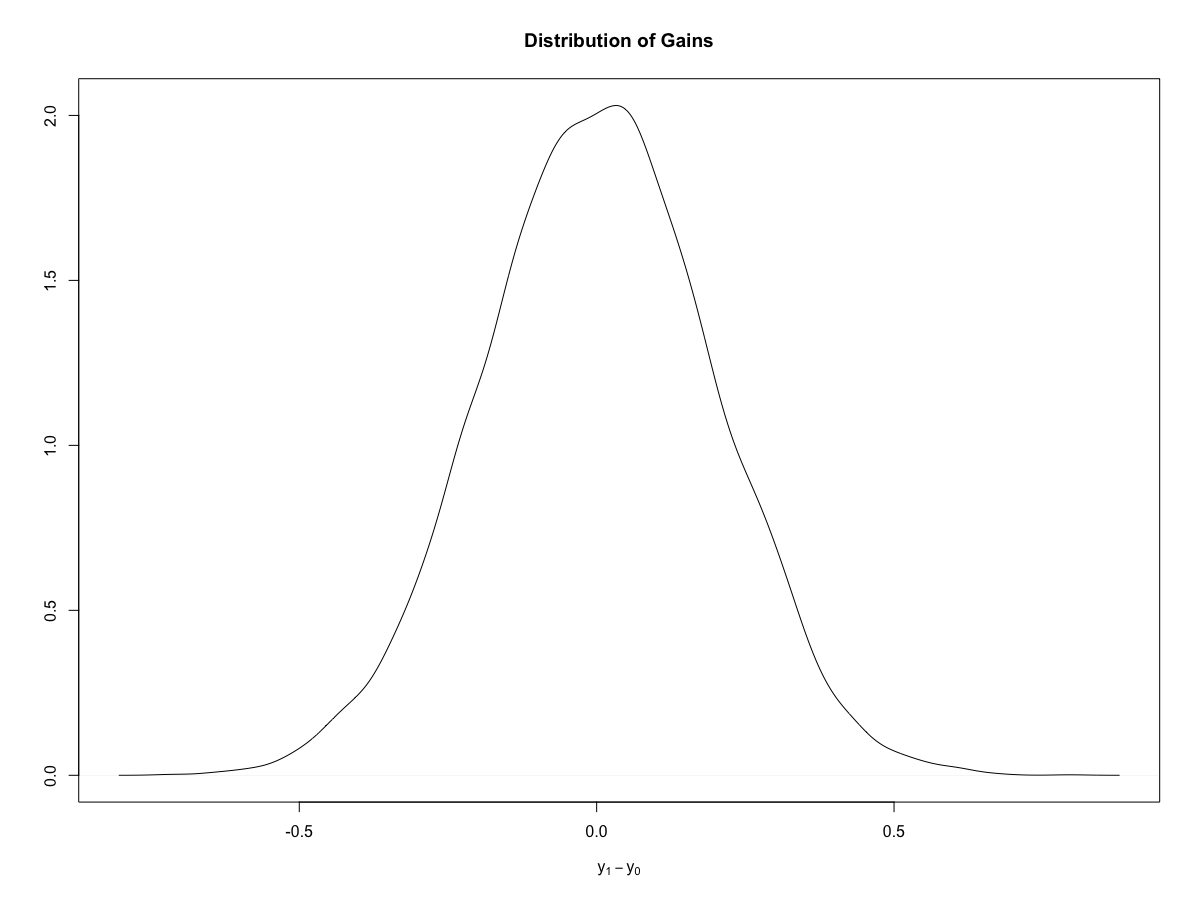

This chart was generated by the following R code:
source('src/data.R')
source('src/ex09.R')

set.seed(181121)

sim_x <- cbind(1, sim_data[, c(7, 19, 20)])
sim_z <- cbind(1, sim_data[, c(7, 19:22)])

alpha_0 <- 0.14479556
alpha_1 <- 0.14479572
alpha_I <- 0.03696093

b_0 <- c(7.81921708, 0.30213284, 0.47635371, 0.2734988)
b_1 <- c(7.8192177, 0.30213257, 0.47635472, 0.27349878)

gamma <-
    c(-0.4353483,
      0.1362415,-0.1255597,
      0.27133711,
      0.84976264,-0.1442248)

sigma_0 <- 0.13653706
sigma_1 <- 0.13653707

u_0 <- rnorm(n, 0, sigma_0)
u_1 <- rnorm(n, 0, sigma_1)

v <- rnorm(n, 0, 1)

y_0 <- (sim_x %*% b_0) + (theta * alpha_0) + u_0
y_1 <- (sim_x %*% b_1) + (theta * alpha_1) + u_1

sim_i <- (sim_z %*% gamma) + (theta * alpha_I) + v
sim_d <- ifelse(sim_i >= 0, 1, 0)

sim_df <- data.frame('beta' = y_1 - y_0,
                     'decision' = sim_d)

plot(
    density(sim_df$beta),
    main = 'Distribution of Gains',
    xlab = expression(y[1] - y[0]),
    ylab = NA
)
